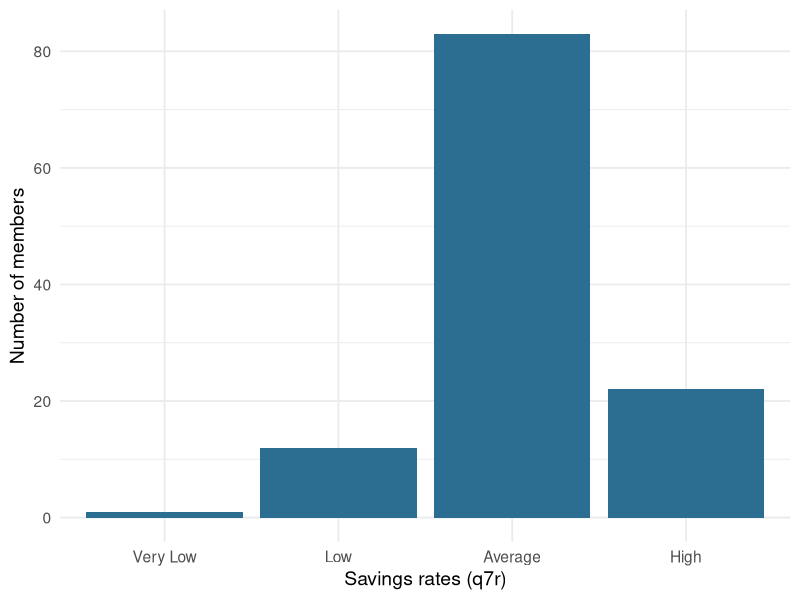
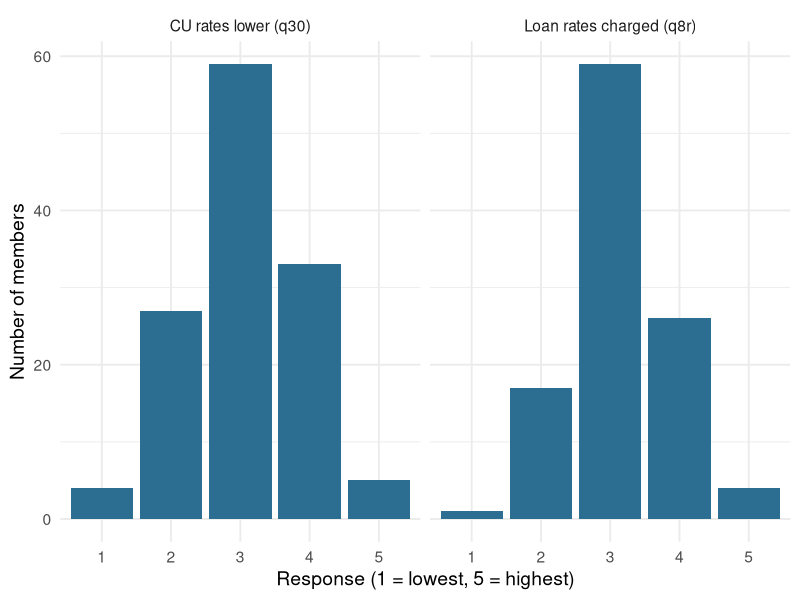
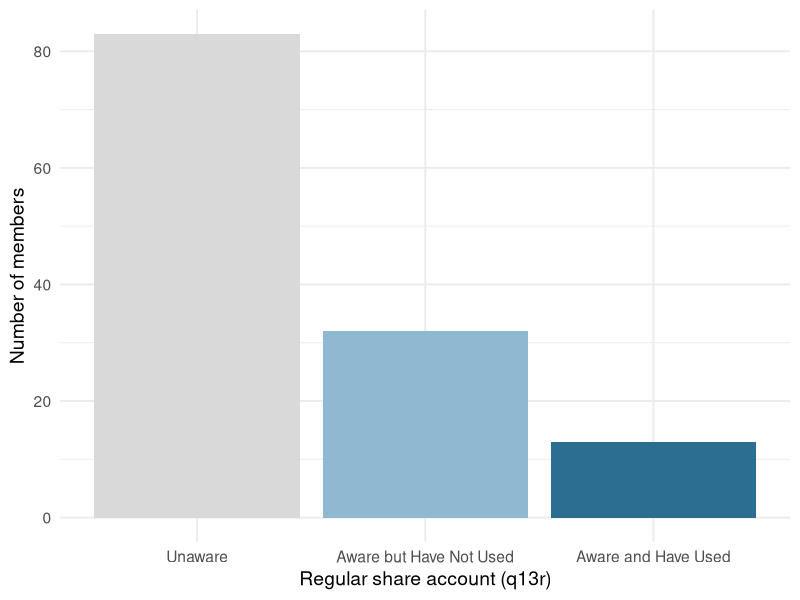
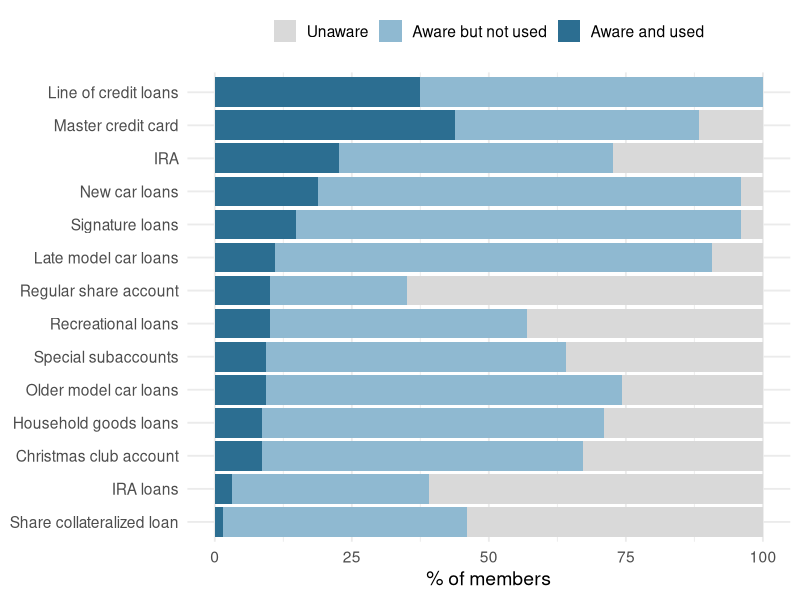
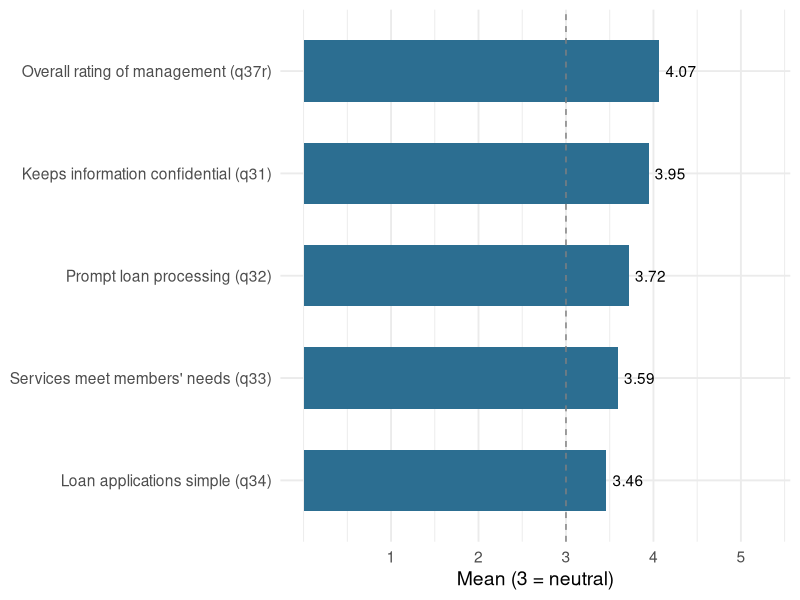

Source code (R) for these figures, in order:
## ---- chunk 1
#| label: setup
#| code-fold: show

library(tidyverse)
library(haven)
library(knitr)
library(broom)

theme_set(theme_minimal(base_size = 14))

case31 <- read_sav("Case 31 Data_efcu_1_RSS_cleaned.sav")

# Helper: one-sample t-test summarized in one row
one_t <- function(data, var, mu = 3) {
  t.test(data[[var]], mu = mu) |>
    tidy() |>
    transmute(
      variable = var, mean = estimate, mu = mu,
      t = statistic, df = parameter, p.value, conf.low, conf.high
    )
}

# Helper: format p-values for tables
fmt_p <- \(p) if_else(p < .001, "< .001", sprintf("%.3f", p))

# Helper: frequency table with percentages, keeping value labels
freq_tbl <- function(data, var) {
  data |>
    count(level = as_factor(.data[[var]])) |>
    mutate(percent = round(n / sum(n) * 100, 1))
}
## ---- chunk 2
#| label: sample

n_total <- nrow(case31)

case31 |>
  count(`Lives in HQ area` = as_factor(q38)) |>
  mutate(percent = round(n / sum(n) * 100, 1)) |>
  kable()
## ---- chunk 3
#| label: r1-freq

freq_tbl(case31, "q7r") |> kable(col.names = c("Savings rates", "n", "%"))
## ---- chunk 4
#| label: r1-desc

case31 |>
  summarise(
    n = sum(!is.na(q7r)),
    mean = mean(q7r, na.rm = TRUE),
    sd = sd(q7r, na.rm = TRUE),
    median = median(q7r, na.rm = TRUE),
    min = min(q7r, na.rm = TRUE),
    max = max(q7r, na.rm = TRUE)
  ) |>
  kable(digits = 2)
## ---- chunk 5
#| label: r1-plot
#| fig-height: 4

case31 |>
  filter(!is.na(q7r)) |>
  ggplot(aes(x = as_factor(q7r))) +
  geom_bar(fill = "#2C6E91") +
  labs(x = "Savings rates (q7r)", y = "Number of members")
## ---- chunk 6
#| label: r1-ttest

r1 <- t.test(case31$q7r, mu = 3)
r1
## ---- chunk 7
#| label: r1-inline
#| include: false

r1_pct_avg <- round(mean(case31$q7r == 3, na.rm = TRUE) * 100)
## ---- chunk 8
#| label: r2-freq

freq_tbl(case31, "q8r") |> kable(col.names = c("Loan rates charged (q8r)", "n", "%"))

freq_tbl(case31, "q30") |> kable(col.names = c("CU rates lower (q30)", "n", "%"))
## ---- chunk 9
#| label: r2-plot
#| fig-height: 4

case31 |>
  select(`Loan rates charged (q8r)` = q8r, `CU rates lower (q30)` = q30) |>
  zap_labels() |>
  pivot_longer(everything(), names_to = "item", values_to = "value") |>
  filter(!is.na(value)) |>
  ggplot(aes(x = factor(value))) +
  geom_bar(fill = "#2C6E91") +
  facet_wrap(~item) +
  labs(x = "Response (1 = lowest, 5 = highest)", y = "Number of members")
## ---- chunk 10
#| label: r2-ttest

r2 <- bind_rows(one_t(case31, "q8r"), one_t(case31, "q30"))

r2 |> mutate(p.value = fmt_p(p.value)) |> kable(digits = 3)
## ---- chunk 11
#| label: r2-inline
#| include: false

r2_q8 <- r2 |> filter(variable == "q8r")
r2_q30 <- r2 |> filter(variable == "q30")
r2_agree <- round(mean(case31$q30 >= 4) * 100)
r2_highrate <- round(mean(case31$q8r >= 4, na.rm = TRUE) * 100)
## ---- chunk 12
#| label: r5-q13-freq

freq_tbl(case31, "q13r") |> kable(col.names = c("Regular share account", "n", "%"))
## ---- chunk 13
#| label: r5-q13-plot
#| fig-height: 4

case31 |>
  ggplot(aes(x = as_factor(q13r), fill = as_factor(q13r))) +
  geom_bar(show.legend = FALSE) +
  scale_fill_manual(values = c("#D9D9D9", "#8FB9D1", "#2C6E91")) +
  labs(x = "Regular share account (q13r)", y = "Number of members")
## ---- chunk 14
#| label: r5-q13-chisq

table(factor(case31$q13r, levels = 1:3)) |>
  chisq.test(p = c(1/3, 1/3, 1/3))
## ---- chunk 15
#| label: r5-all

service_labels <- c(
  q13r = "Regular share account", q14r = "Special subaccounts",
  q15r = "Christmas club account", q16r = "IRA",
  q17r = "Master credit card", q18r = "Signature loans",
  q19r = "New car loans", q20r = "Late model car loans",
  q21r = "Older model car loans", q22r = "Household goods loans",
  q23r = "Recreational loans", q24r = "Share collateralized loan",
  q25r = "IRA loans", q26r = "Line of credit loans"
)

r5 <- map_dfr(names(service_labels), \(v) {
  counts <- table(factor(case31[[v]], levels = 1:3))
  test <- chisq.test(counts, p = c(1/3, 1/3, 1/3))
  tibble(
    service = service_labels[[v]],
    `Unaware %` = round(counts[["1"]] / sum(counts) * 100, 1),
    `Aware, not used %` = round(counts[["2"]] / sum(counts) * 100, 1),
    `Aware & used %` = round(counts[["3"]] / sum(counts) * 100, 1),
    `Chi-square` = round(unname(test$statistic), 2),
    df = unname(test$parameter),
    p = fmt_p(test$p.value)
  )
})

r5 |> arrange(desc(`Aware & used %`)) |> kable()
## ---- chunk 16
#| label: r5-plot
#| fig-height: 5.5
#| fig-width: 10

case31 |>
  select(all_of(names(service_labels))) |>
  pivot_longer(everything(), names_to = "item", values_to = "level") |>
  mutate(
    service = service_labels[item],
    level = factor(level, levels = 1:3,
                   labels = c("Unaware", "Aware but not used", "Aware and used"))
  ) |>
  count(service, level) |>
  group_by(service) |>
  mutate(pct = n / sum(n) * 100) |>
  ggplot(aes(x = pct, y = reorder(service, pct * (level == "Aware and used")), fill = level)) +
  geom_col() +
  scale_fill_manual(values = c("#D9D9D9", "#8FB9D1", "#2C6E91")) +
  labs(x = "% of members", y = NULL, fill = NULL) +
  theme(legend.position = "top")
## ---- chunk 17
#| label: r5-inline
#| include: false

r5_sig <- sum(r5$p == "< .001" | suppressWarnings(as.numeric(r5$p)) < .05, na.rm = TRUE)
r5_top <- r5 |> slice_max(`Aware & used %`, n = 1)
r5_low_use <- sum(r5$`Aware & used %` < 20)
## ---- chunk 18
#| label: r6-statement-freq

freq_tbl(case31, "q9") |> kable(col.names = c("Statement frequency (q9)", "n", "%"))
freq_tbl(case31, "q10r") |> kable(col.names = c("Statement accuracy (q10r)", "n", "%"))
freq_tbl(case31, "q11") |> kable(col.names = c("Statements understandable (q11)", "n", "%"))
freq_tbl(case31, "q12") |> kable(col.names = c("Account confidential (q12)", "n", "%"))
## ---- chunk 19
#| label: r6-statement-chisq

gof <- function(var, label) {
  counts <- table(case31[[var]])  # observed categories only
  test <- chisq.test(counts)
  tibble(measure = label, categories = length(counts),
         `Chi-square` = unname(test$statistic), df = unname(test$parameter),
         p = test$p.value)
}

r6_gof <- bind_rows(
  gof("q9", "Statement frequency (q9)"),
  gof("q10r", "Statement accuracy (q10r)"),
  gof("q11", "Statements understandable (q11)"),
  gof("q12", "Account confidential (q12)")
)

r6_gof |> mutate(p = fmt_p(p)) |> kable(digits = 2)
## ---- chunk 20
#| label: r6-ops-desc

ops_labels <- c(
  q31 = "Keeps information confidential (q31)",
  q32 = "Prompt loan processing (q32)",
  q33 = "Services meet members' needs (q33)",
  q34 = "Loan applications simple (q34)",
  q37r = "Overall rating of management (q37r)"
)

case31 |>
  select(all_of(names(ops_labels))) |>
  zap_labels() |>
  pivot_longer(everything(), names_to = "variable", values_to = "value") |>
  summarise(
    n = sum(!is.na(value)),
    mean = mean(value, na.rm = TRUE),
    sd = sd(value, na.rm = TRUE),
    `% agree / good+` = mean(value >= 4, na.rm = TRUE) * 100,
    .by = variable
  ) |>
  mutate(variable = ops_labels[variable]) |>
  kable(digits = 2)
## ---- chunk 21
#| label: r6-ops-plot
#| fig-height: 4.5

case31 |>
  select(all_of(names(ops_labels))) |>
  zap_labels() |>
  pivot_longer(everything(), names_to = "variable", values_to = "value") |>
  summarise(mean = mean(value, na.rm = TRUE), .by = variable) |>
  mutate(variable = ops_labels[variable]) |>
  ggplot(aes(x = mean, y = reorder(variable, mean))) +
  geom_col(fill = "#2C6E91", width = 0.6) +
  geom_text(aes(label = sprintf("%.2f", mean)), hjust = -0.2) +
  geom_vline(xintercept = 3, linetype = "dashed", color = "gray50") +
  scale_x_continuous(limits = c(0, 5.3), breaks = 1:5) +
  labs(x = "Mean (3 = neutral)", y = NULL)
## ---- chunk 22
#| label: r6-ops-ttest

r6_t <- map_dfr(names(ops_labels), \(v) one_t(case31, v)) |>
  mutate(variable = ops_labels[variable])

r6_t |> mutate(p.value = fmt_p(p.value)) |> kable(digits = 3)
## ---- chunk 23
#| label: r6-inline
#| include: false

pct <- \(x) round(mean(x, na.rm = TRUE) * 100)
r6_q9_ok <- pct(case31$q9 == 3)
r6_q10_good <- pct(case31$q10r >= 3)
r6_q11_yes <- pct(case31$q11 == 1)
r6_q12_yes <- pct(case31$q12 == 1)
r6_q37 <- r6_t |> filter(str_detect(variable, "q37r"))
r6_q37_good <- pct(case31$q37r >= 4)
